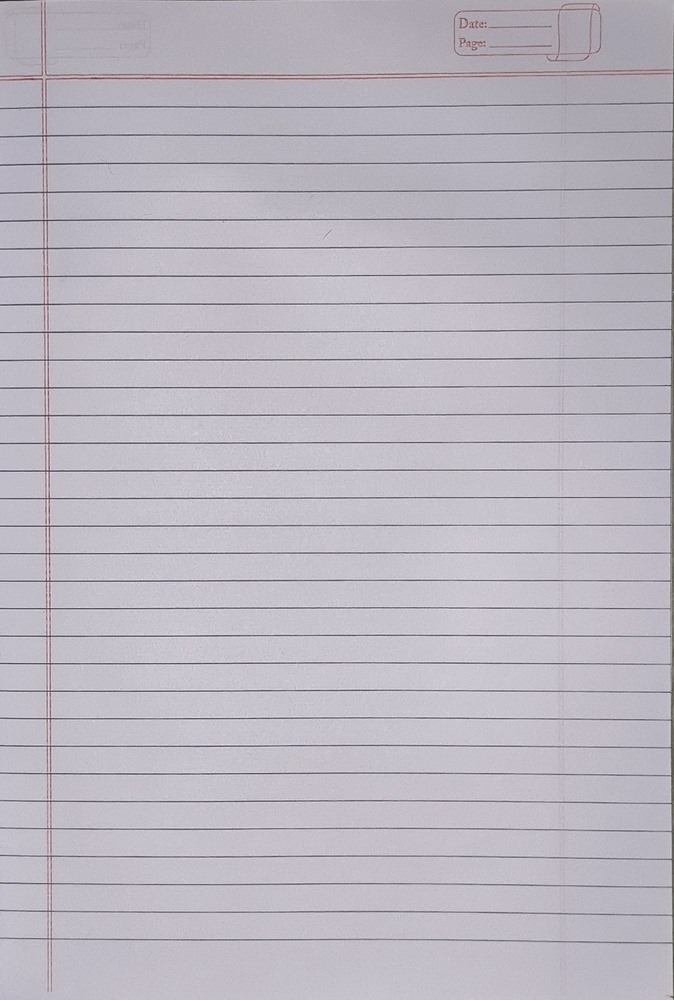
#> input picture p3.jpg, 674 x 1000 px, shrunk from 1274 x 1891 before the run
$ python yoo.py
#> lines starting #> are read from the running program, lines starting #| are printed output that depends on the picture; after the words box and inside, x2 and y2 are one past the last pixel; in counts of white or black regions, pixels touching at a corner belong together
import cv2
import numpy as np

# Read image
img = cv2.imread('p3.jpg')
#> img is the input picture: shape (1000, 674, 3); mean B, G, R 192.5, 183.1, 187.3
gray = cv2.cvtColor(img, cv2.COLOR_BGR2GRAY)

# Binarize (black ink = 255 after invert)
_, thresh = cv2.threshold(gray, 150, 255, cv2.THRESH_BINARY_INV)
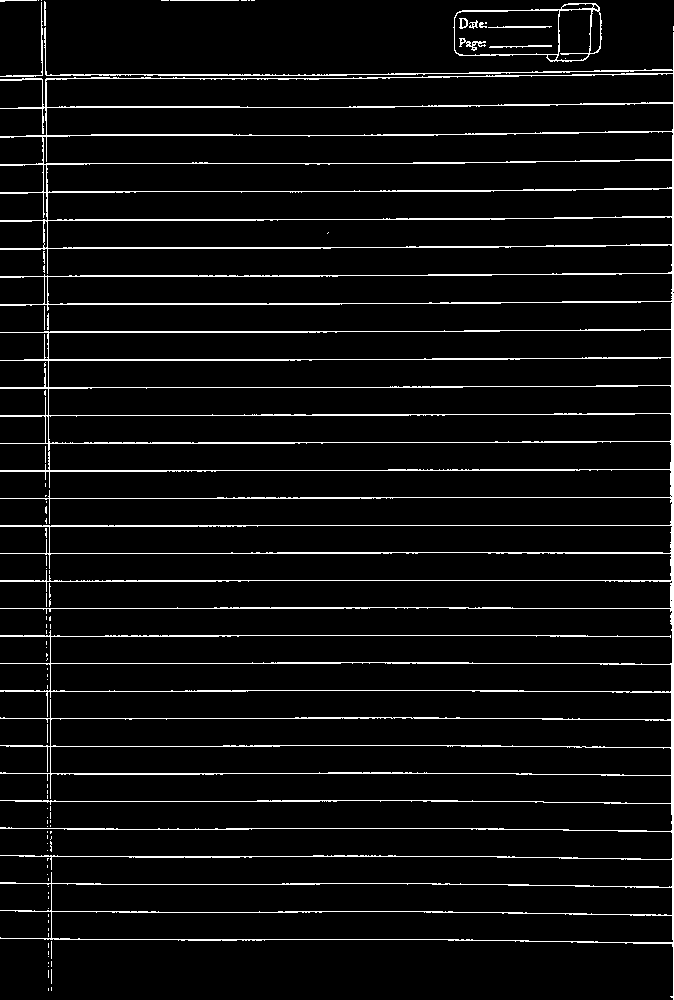
#> thresh: shape (1000, 674); 5.5% white in thin lines or dots

# Suppose you want to paste at x-coordinate = 100
x = 100
column = thresh[:, x]  # all pixels in this column
#> column = 1000 values, max 255 at index 74, min 0 at index 0, mean 12.75
y_candidates = np.where(column > 0)[0]  # indexes of black pixels
#> y_candidates = 50 values from 74 to 939

if len(y_candidates) > 0:
    y = y_candidates[0]  # first black pixel in this column
#> y = 74
else:
    y = 0  # default if column empty

print("Paste at (x, y):", x, y)
#| Paste at (x, y): 100 74

$ run again, with p1.jpg copied over p3.jpg
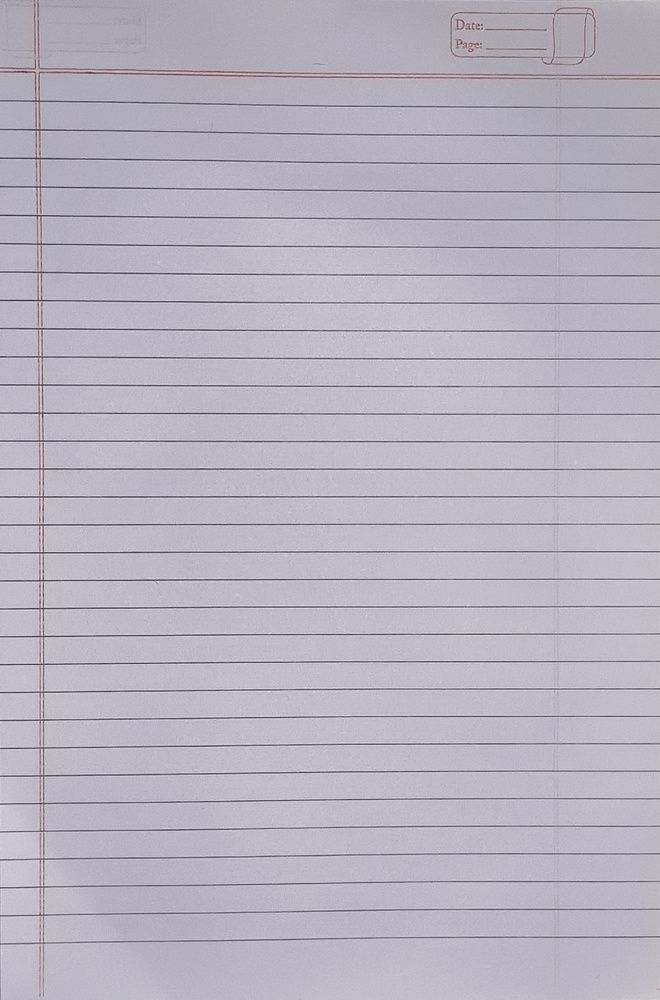
#> input picture p1.jpg, 660 x 1000 px, shrunk from 1601 x 2427 before the run
#> img is the input picture: shape (1000, 660, 3); mean B, G, R 191.4, 179.5, 183.1
#> `_, thresh = cv2.threshold(gray, 150, 255, cv2.THRESH_BINARY_INV)`:
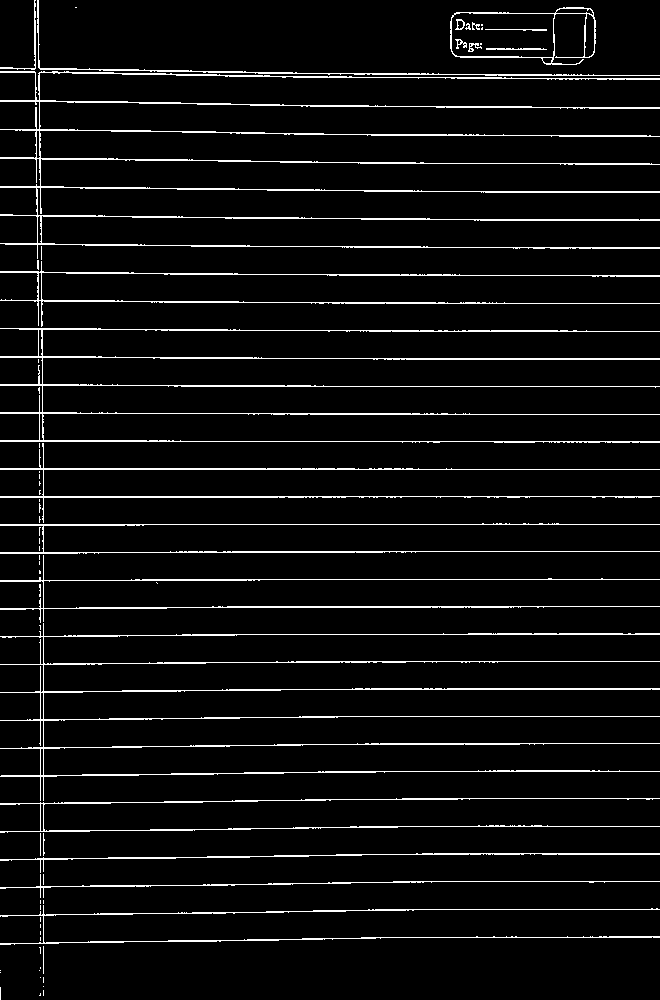
#> thresh: shape (1000, 660); 5.4% white in thin lines or dots
#> column = 1000 values, max 255 at index 69, min 0 at index 0, mean 14.54
#> y_candidates = 57 values from 69 to 942
#> y = 69
#| Paste at (x, y): 100 69

$ run again, with Characters.jpg copied over p3.jpg
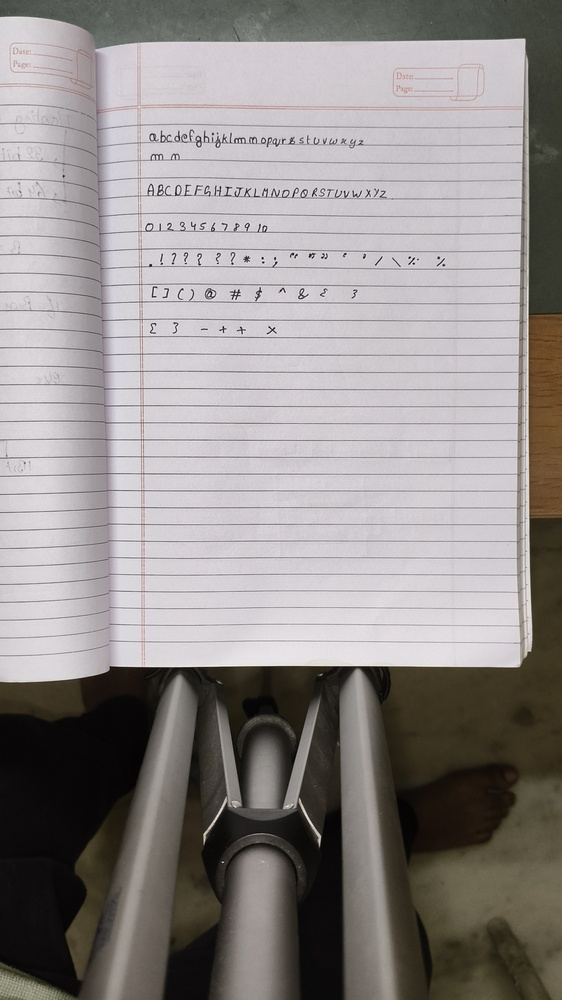
#> input picture Characters.jpg, 562 x 1000 px, shrunk from 2304 x 4096 before the run
#> img is the input picture: shape (1000, 562, 3); mean B, G, R 140.7, 141.7, 146.8
#> `gray = cv2.cvtColor(img, cv2.COLOR_BGR2GRAY)`:
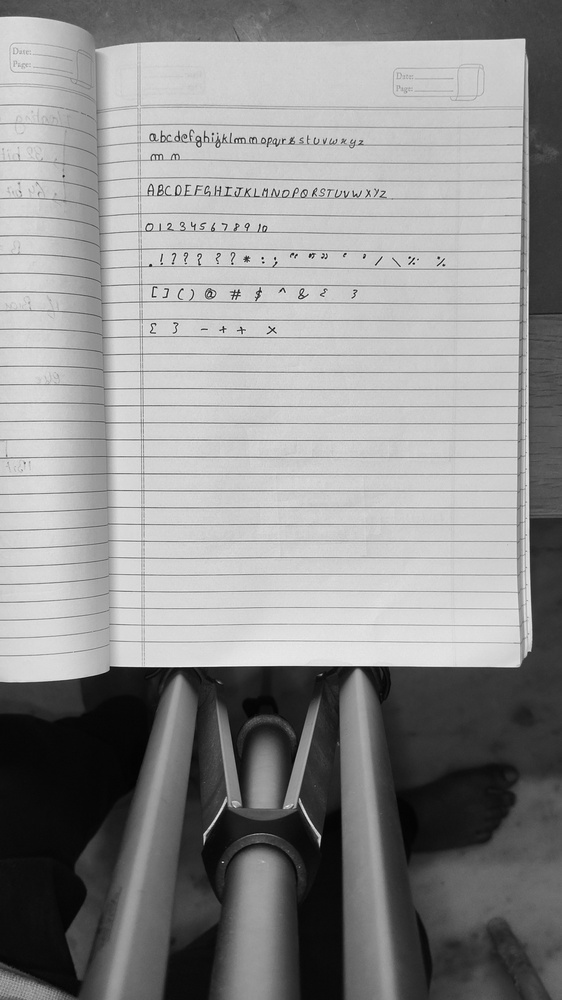
#> gray: shape (1000, 562); min 0, max 254, mean 143.1
#> `_, thresh = cv2.threshold(gray, 150, 255, cv2.THRESH_BINARY_INV)`:
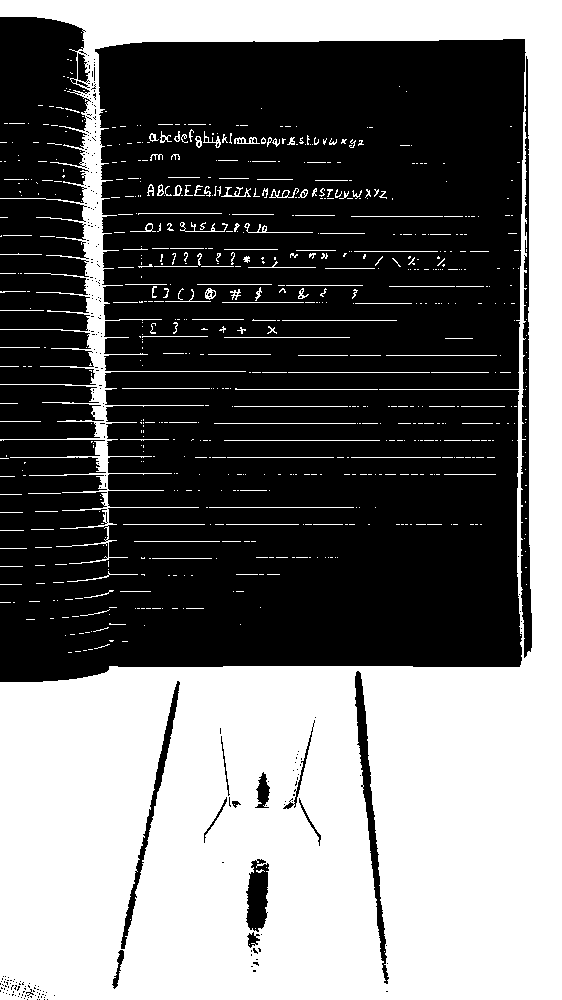
#> thresh: shape (1000, 562); 43.3% white; 710 white regions (558 under 20 px), largest, box (x1, y1, x2, y2) and area: (0, 0, 562, 1000) 233930, (224, 440, 380, 441) 156, (235, 388, 378, 390) 145
#> column = 1000 values, max 255 at index 0, min 0 at index 48, mean 189
#> y_candidates = 741 values from 0 to 999
#> y = 0
#| Paste at (x, y): 100 0
